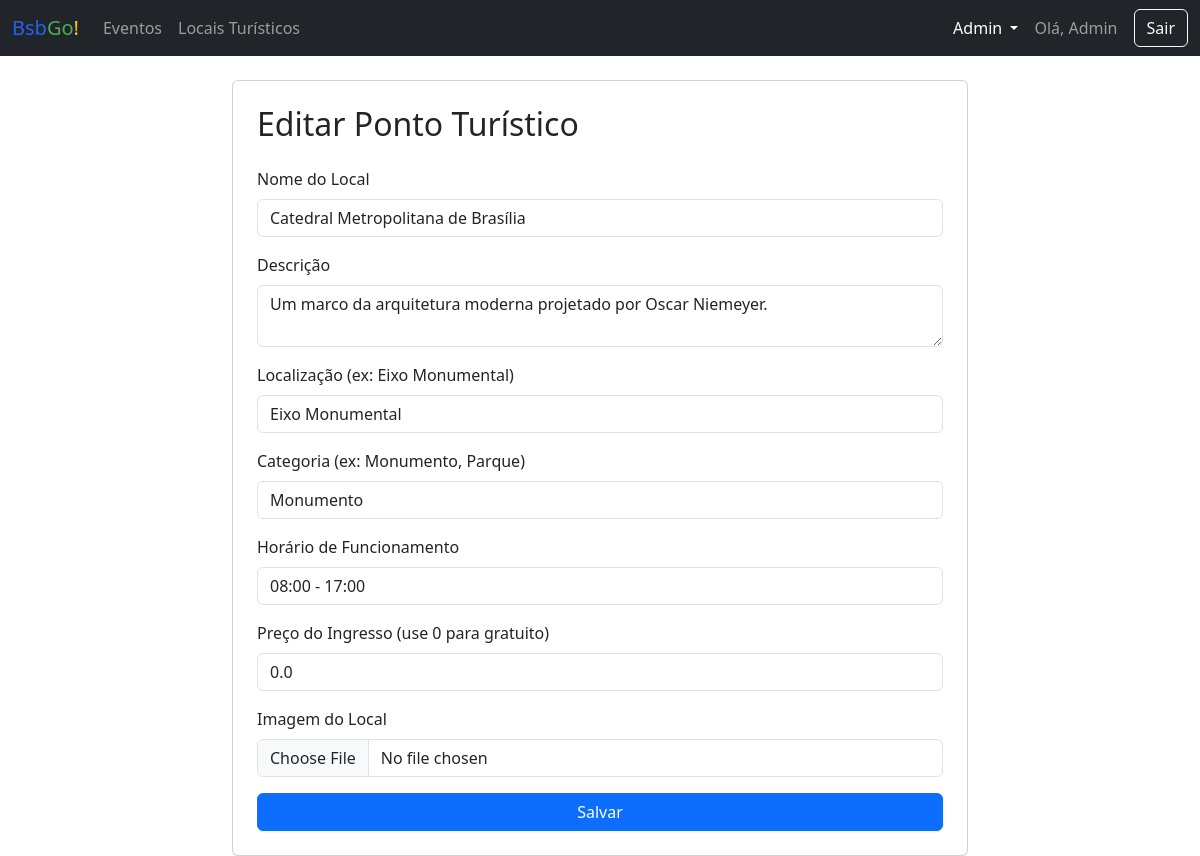
The app's page /admin/ponto/editar/1 (signed in) with its own data.
### app/models.py (models this page shows, shortened)
class Usuario(UserMixin, db.Model):
    id = db.Column(db.Integer, primary_key=True)
    nome = db.Column(db.String(100), nullable=False)
    email = db.Column(db.String(150), unique=True, nullable=False)
    senha_hash = db.Column(db.String(256))
    tipo = db.Column(db.String(50), nullable=False, default='turista') # turista, morador, admin

class PontoTuristico(db.Model):
    id = db.Column(db.Integer, primary_key=True)
    nome = db.Column(db.String(100), nullable=False)
    descricao = db.Column(db.Text, nullable=False)
    localizacao = db.Column(db.String(150))
    categoria = db.Column(db.String(50))
    horario = db.Column(db.String(100))
    preco = db.Column(db.Float)
    imagem_file = db.Column(db.String(100), nullable=False, default='default.jpg')
    eventos = db.relationship('Evento', backref='ponto', lazy=True)

### app/routes.py (the view, shortened to what this page needs)
@main.route('/admin/ponto/editar/<int:ponto_id>', methods=['GET', 'POST'])
@login_required
@admin_required
def editar_ponto(ponto_id):
    ponto = PontoTuristico.query.get_or_404(ponto_id)
    form = PontoTuristicoForm(obj=ponto)
    return render_template('form_page.html', form=form, title="Editar Ponto Turístico")

### app/forms.py
class PontoTuristicoForm(FlaskForm):
    nome = StringField('Nome do Local', validators=[DataRequired()])
    descricao = TextAreaField('Descrição', validators=[DataRequired()])
    localizacao = StringField('Localização (ex: Eixo Monumental)')
    categoria = StringField('Categoria (ex: Monumento, Parque)')
    horario = StringField('Horário de Funcionamento')
    preco = FloatField('Preço do Ingresso (use 0 para gratuito)')
    imagem = FileField('Imagem do Local', validators=[FileAllowed(['jpg', 'png', 'jpeg'])])
    submit = SubmitField('Salvar')

### app/__init__.py (called while the page is built)
def create_app():
    app = Flask(__name__)
    app.config['SECRET_KEY'] = os.environ.get('SECRET_KEY')
    app.config['SQLALCHEMY_DATABASE_URI'] = 'sqlite:///database.db'
    app.config['SQLALCHEMY_TRACK_MODIFICATIONS'] = False
    db.init_app(app)
    migrate.init_app(app, db)
    login_manager.init_app(app)
    login_manager.login_view = 'main.login' # type: ignore
    from .models import Usuario
    @login_manager.user_loader
    def load_user(user_id):
        return Usuario.query.get(int(user_id))
    from .routes import main as main_blueprint
    app.register_blueprint(main_blueprint)
    return app

### app/routes.py (called while the page is built)
def admin_required(f):
    @wraps(f)
    def decorated_function(*args, **kwargs):
        if not current_user.is_authenticated or current_user.tipo != 'admin':
            abort(403) # Proibido o acesso
        return f(*args, **kwargs)
    return decorated_function

### app/templates/form_page.html (shortened to what this page needs)
{% extends 'base.html' %}
{% block content %}
<div class="row justify-content-center">
    <div class="col-md-8">
        <div class="card p-4">
            <h2 class="mb-4">{{ title }}</h2>
            <form method="POST" novalidate enctype="multipart/form-data">
                {% for field in form if field.type != 'SubmitField' and field.type != 'CSRFTokenField' %}
                <div class="mb-3">
                    {{ field.label(class="form-label") }}
                    {{ field(class="form-control") }}
                </div>
                {% endfor %}
                {{ form.submit(class="btn btn-primary w-100") }}
            </form>
        </div>
    </div>
</div>
{% endblock %}

### app/templates/base.html (shortened to what this page needs)
<!DOCTYPE html>
<html lang="pt-br">
  <head>
    <link
      href="https://cdn.jsdelivr.net/npm/bootstrap@5.3.3/dist/css/bootstrap.min.css"
      rel="stylesheet"
    />
    <link rel="stylesheet" href="../static/css/style.css">
  </head>
  <body>
    <nav class="navbar navbar-expand-lg navbar-dark bg-dark">
      <div class="container-fluid">
        <a class="navbar-brand title-bsb" href="{{ url_for('main.index') }}">Bsb<span class="go">Go</span><span class="exclaim">!</span></a>
        <div class="collapse navbar-collapse" id="navbarNav">
          <ul class="navbar-nav me-auto mb-2 mb-lg-0">
            <li class="nav-item"><a class="nav-link" href="#">Eventos</a></li>
            <li class="nav-item">
              <a class="nav-link" href="#">Locais Turísticos</a>
            </li>
          </ul>
          <div class="d-flex align-items-center">
            {% if current_user.is_authenticated %} {% if current_user.tipo ==
            'admin' %}
            <div class="nav-item dropdown me-3">
              <a
                class="nav-link dropdown-toggle text-white"
                href="#"
                id="adminDropdown"
                role="button"
                data-bs-toggle="dropdown"
                aria-expanded="false"
              >
                Admin
              </a>
            </div>
            {% endif %}
            <span class="navbar-text me-3">Olá, {{ current_user.nome }}</span>
            <a class="btn btn-outline-light" href="{{ url_for('main.logout') }}"
              >Sair</a
            >
            {% endif %}
          </div>
        </div>
      </div>
    </nav>
    <main class="container mt-4">
       {% block content %}{% endblock %}
    </main>
  </body>
</html>

### records on screen
Usuario: nome "Admin"
PontoTuristico: nome "Catedral Metropolitana de Brasília" "Um marco da arquitetura moderna projetado por Oscar Niemeyer." "Eixo Monumental" "Monumento" "08:00 - 17:00" "0.0"

### other values on screen
{{ title }} "Editar Ponto Turístico"
{{ field.label(class="form-label") }} "Nome do Local" "Descrição" "Localização (ex: Eixo Monumental)" "Categoria (ex: Monumento, Parque)" "Horário de Funcionamento" "Preço do Ingresso (use 0 para gratuito)" "Imagem do Local"
